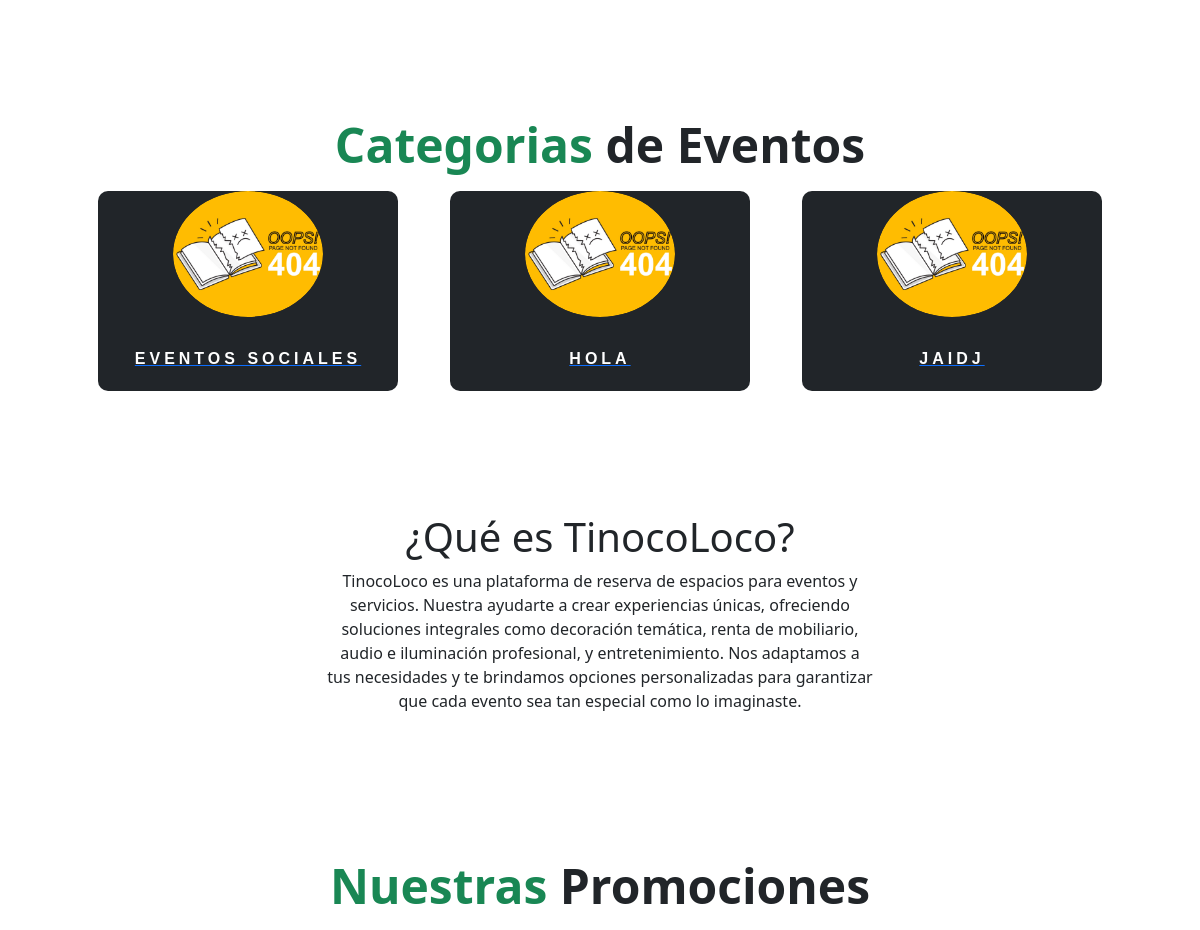
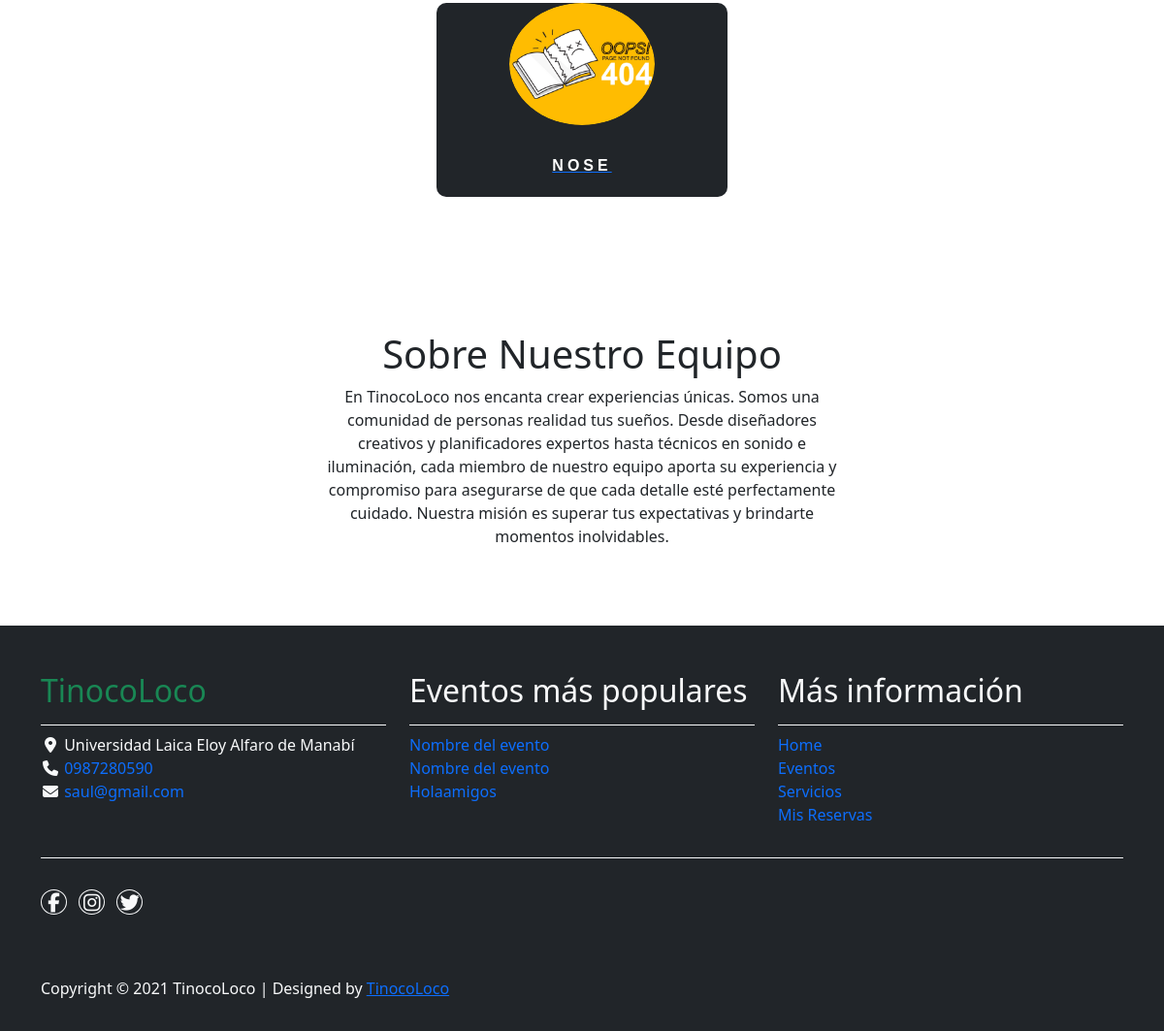
Before: / (lower part) with the older database file (2 pictures, top to bottom).
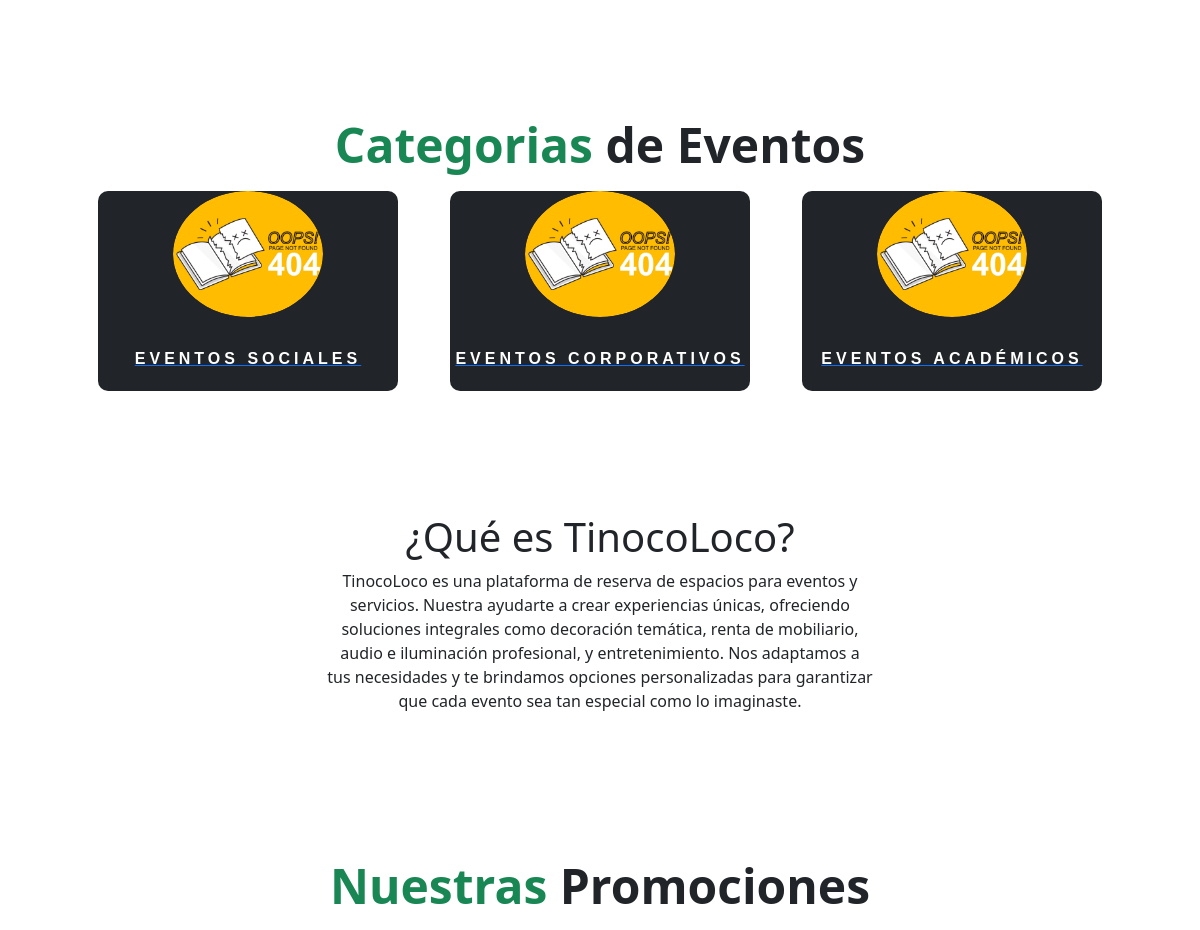
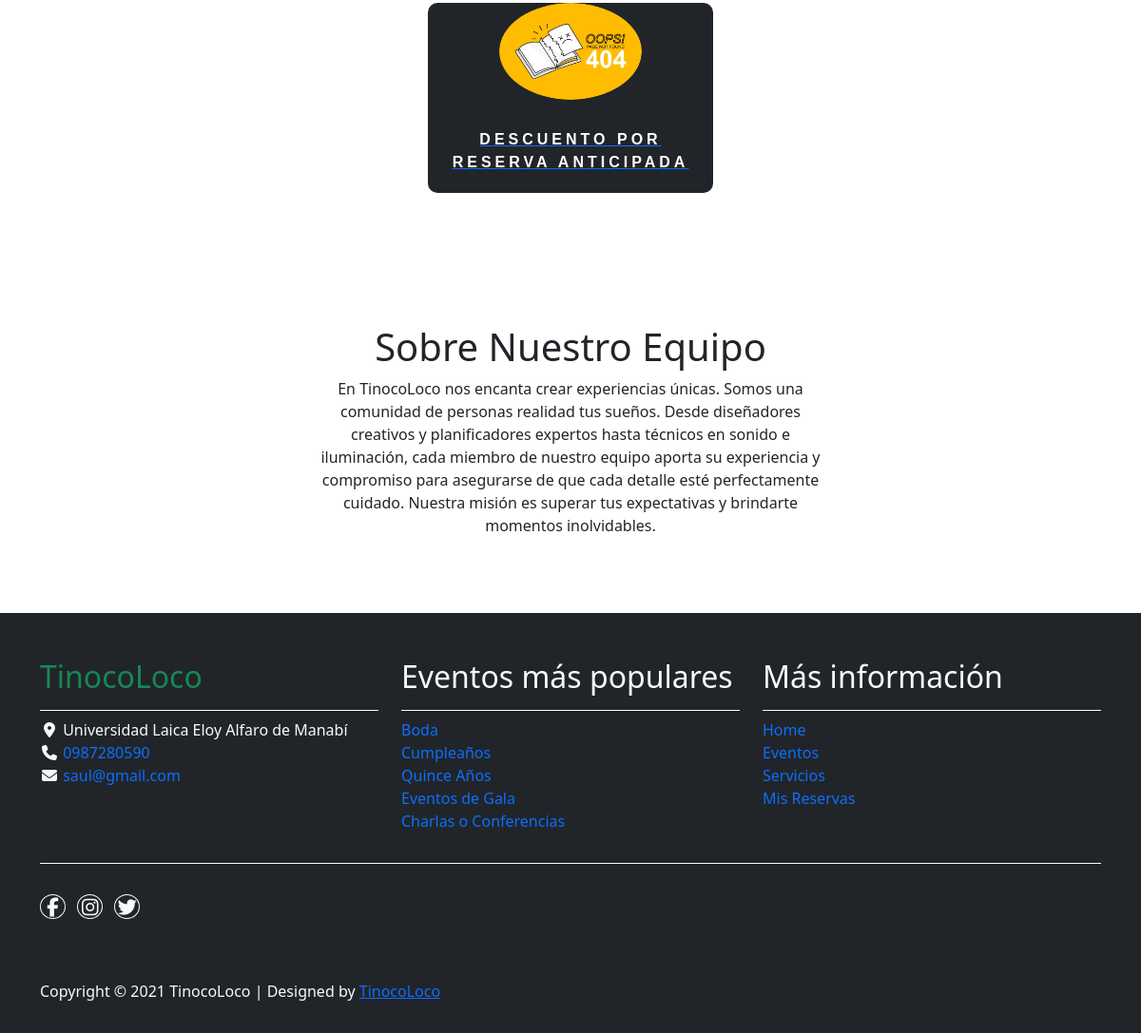
After: the same page with the newer database file (2 pictures, top to bottom).
### eventos/models/tipo_evento.py (models this page shows, shortened)
class TipoEvento(models.Model):
    class Meta:
        verbose_name = "Tipo de Evento"
        verbose_name_plural = "Tipos de Eventos"
    nombre_evento = models.CharField(max_length=100, verbose_name="Nombre del Evento")
    descripcion = models.TextField(verbose_name="Descripción")
    fecha_creacion = models.DateField(auto_now_add=True, verbose_name="Fecha de Creación")
    imagen = CloudinaryField('Foto', blank=True, null=True)

### negocio/models.py (models this page shows, shortened)
class ConfiguracionNegocio(models.Model):
    class Meta:
        verbose_name = "Configuración del Negocio"
        verbose_name_plural = "Configuraciones del Negocio"
    nombre = models.CharField(max_length=100, verbose_name="Nombre")
    logo = CloudinaryField("Logo", blank=True, null=True)
    direccion = models.CharField(max_length=200, verbose_name="Dirección")
    correo = models.EmailField(verbose_name="Correo Electrónico")
    telefono = models.CharField(max_length=15, verbose_name="Teléfono")
    pagina_web = models.URLField(blank=True, null=True, verbose_name="Página Web")
    red_social_facebook = models.URLField(
        blank=True, null=True, verbose_name="Red Social Facebook"
    )
    red_social_x = models.URLField(blank=True, null=True, verbose_name="Red Social X")
    red_social_instagram = models.URLField(
        blank=True, null=True, verbose_name="Red Social Instagram"
    )
    nombre_banco = models.CharField(max_length=50, verbose_name="Nombre del Banco")
    tipo_cuenta = models.CharField(max_length=20, verbose_name="Tipo de Cuenta")
    numero_cuenta = models.CharField(max_length=20, verbose_name="Número de Cuenta")
    objects = ConfiguracionNegocioManager()

### alquileres/models/promocion.py (models this page shows, shortened)
class Promocion(models.Model):
    class Meta:
        verbose_name = "Promoción"
        verbose_name_plural = "Promociones"
    ESTADO_ALQUILER_CHOICES = [
        ("activo", "Activo"),
        ("caducado", "Caducado"),
    ]
    nombre_promocion = models.CharField(
        max_length=100,
        verbose_name="Nombre de la Promoción"
    )
    descripcion_promocion = models.CharField(
        max_length=100,
        verbose_name="Descripción de la Promoción"
    )
    valor_referencial_promo = models.FloatField(
        verbose_name="Valor Referencial de la Promoción"
    )
    tipo_promocion = models.CharField(
        max_length=100,
        verbose_name="Tipo de Promoción"
    )
    porcentaje_promocion = models.IntegerField(
        verbose_name="Porcentaje de Promoción"
    )
    fecha_vigencia = models.DateField(
        verbose_name="Fecha de Vigencia"
    )
    fecha_caducidad = models.DateField(
        verbose_name="Fecha de Caducidad"
    )
    estado_promocion = models.CharField(
        max_length=100,
        choices=ESTADO_ALQUILER_CHOICES,
        default="proximo",
        verbose_name="Estado de la Promoción"
    )

### eventos/models/evento.py (models this page shows, shortened)
class Evento(models.Model):
    class Meta:
        verbose_name = 'Evento'
        verbose_name_plural = 'Eventos'
    nombre = models.CharField(max_length=100, default='Nombre del evento', verbose_name='Nombre')
    descripcion = models.CharField(max_length=500, default='Descripción del evento', verbose_name='Descripción')
    valor_referencial = models.FloatField(default=0.0, verbose_name='Valor Referencial')
    numero_horas_permitidas = models.IntegerField(default=0, verbose_name='Número de Horas Permitidas')
    valor_extra_hora = models.FloatField(default=0.0, verbose_name='Valor Extra por Hora')
    tipo_evento = models.ForeignKey(TipoEvento, on_delete=models.CASCADE, verbose_name='Tipo de Evento')

### core/views.py (the view)
# urls.py: path('', views.index_view, name='home'),
def index_view(request):
    promociones = Promocion.objects.all()[:5]
    tipo_eventos = TipoEvento.objects.all()[:5]
    return render(request, 'core/home.html', {'tipo_eventos': tipo_eventos, 'promociones': promociones})

### core/contex_processors.py (called while the page is built)
def configuracion_negocio_context(request):
    return {"configuracion_negocio": ConfiguracionNegocio.objects.first()}

def eventos_mas_gustados_context(request):
    eventos_mas_gustados = Evento.objects.annotate(
        promedio_calificacion=Avg("calificacion_evento__calificacion")
    ).order_by("-promedio_calificacion")[:5]
    return {"eventos_mas_gustados": eventos_mas_gustados}

### core/templates/core/home.html (shortened to what this page needs)
{% extends 'core/layout/base.html' %}
{% load static %}
{% block content %}
<section class=" py-5 container">
  {% include 'core/components/utils/title.html' with titulo="Categorias" texto=" de Eventos" %}
  <div class="row">
    <div class="" style="display: flex;
                  flex-wrap: wrap;
                  gap: 2em;
                  justify-content: center;
                  align-items: center">
      {% for tipo_evento in tipo_eventos %}
      {% include 'core/components/utils/cardCategory.html' with nombre=tipo_evento.nombre_evento descripcion=tipo_evento.descripcion imagen_url=tipo_evento.imagen.url link_url="eventos:categoria-evento" id_item=tipo_evento.id %}
      {% endfor %}
    </div>
  </div>
</section>
<section class="py-5">
  <div class="container">
    <div class="row text-center pt-3 pb-3">
      <div class="col-lg-6 m-auto">
        <h1 class="h1">¿Qué es {{ configuracion_negocio.nombre }}?</h1>
        <p>
          {{ configuracion_negocio.nombre }} es una plataforma de reserva de espacios para eventos y servicios. Nuestra
          ayudarte a crear experiencias únicas, ofreciendo soluciones integrales como decoración temática, renta de
          mobiliario, audio e iluminación profesional, y entretenimiento. Nos adaptamos a tus necesidades y te brindamos
          opciones personalizadas para garantizar que cada evento sea tan especial como lo imaginaste.
        </p>
      </div>
    </div>
  </div>
</section>
<section class="py-5">
  <div class="container">
    <div class="row text-center pt-3 pb-3">
      {% include 'core/components/utils/title.html' with titulo="Nuestras" texto=" Promociones" %}
      <div class="col-lg-6 m-auto" style="display: flex; justify-content: center; align-items: center;">
        {% for promocion in promociones %}
        {% include 'core/components/utils/cardCategory.html' with nombre=promocion.nombre_promocion descripcion=promocion.descripcion_promocion imagen_url=promocion.imagen.url %}
        {% endfor %}
      </div>
    </div>
  </div>
</section>
<section class="py-5">
  <div class="container">
    <div class="row text-center pt-3 pb-3">
      <div class="col-lg-6 m-auto">
        <h1 class="h1">Sobre Nuestro Equipo</h1>
        <p>
          En {{ configuracion_negocio.nombre }} nos encanta crear experiencias únicas. Somos una comunidad de personas
          realidad tus sueños. Desde diseñadores creativos y planificadores expertos hasta técnicos en sonido e
          iluminación, cada miembro de nuestro equipo aporta su experiencia y compromiso para asegurarse de que cada
          detalle esté perfectamente cuidado. Nuestra misión es superar tus expectativas y brindarte momentos
          inolvidables.
        </p>
      </div>
    </div>
  </div>
</section>
{% endblock %}

### core/templates/core/layout/base.html (shortened to what this page needs)
{% load static %}
<!DOCTYPE html>
<html lang="en">
{% include 'core/components/layout/head.html' %}
<body>
    <div class="" style="min-height: 50vh;">
        {% block content %}
        {% endblock %}
    </div>
    {% include 'core/components/layout/footer.html' %}
</body>
</html>

### core/templates/core/components/layout/head.html (shortened to what this page needs)
{% load static %}
<head>
    <link rel="stylesheet" href="https://lesquel.github.io/staticSaul/css/bootstrap.min.css">
    <link rel="stylesheet" href="https://lesquel.github.io/staticSaul/css/templatemo.css">
    <link rel="stylesheet" href="https://lesquel.github.io/staticSaul/css/custom.css">
    <link rel="stylesheet" href="https://lesquel.github.io/staticSaul/css/fontawesome.min.css">
</head>

### core/templates/core/components/utils/title.html
<h1 class="gradient-text text-success" style="font-size: 3rem; font-weight: bold; text-align: center;">
    {{ titulo }}
    <span class="break-line text-dark">
        {{ texto }}
    </span>
</h1>

### core/templates/core/components/utils/cardCategory.html (shortened to what this page needs)
{% load static %}
<a class="card bg-dark"
   href="{% if link_url %}{% url link_url id_item %}{% else %}#{% endif %}">
    <div class="icon">
        <img width="50"
             height="50"
             src="{% if imagen_url %} {{ imagen_url }} {% else %} {% static 'img/404.jpg' %} {% endif %}"
             alt="Card image cap">
    </div>
    <p class="title">{{ nombre }}</p>
</a>

### core/templates/core/components/layout/footer.html (shortened to what this page needs)
{% load static %}
<footer class="bg-dark" id="tempaltemo_footer">
    <div class="container">
        <div class="row">
            <div class="col-md-4 pt-5">
                <h2 class="h2 text-success border-bottom pb-3 border-light logo">{{ configuracion_negocio.nombre }}</h2>
                <ul class="list-unstyled text-light footer-link-list">
                    <li>
                        <i class="fas fa-map-marker-alt fa-fw"></i>
                        {{ configuracion_negocio.direccion }}
                    </li>
                    <li>
                        <i class="fa fa-phone fa-fw"></i>
                        <a class="text-decoration-none" href="tel:{{ configuracion_negocio.telefono }}">{{ configuracion_negocio.telefono }}</a>
                    </li>
                    <li>
                        <i class="fa fa-envelope fa-fw"></i>
                        <a class="text-decoration-none" href="mailto:{{ configuracion_negocio.correo }}">{{ configuracion_negocio.correo }}</a>
                    </li>
                </ul>
            </div>
            <div class="col-md-4 pt-5">
                <h2 class="h2 text-light border-bottom pb-3 border-light">Eventos más populares</h2>
                <ul class="list-unstyled text-light footer-link-list">
                    {% for evento in eventos_mas_gustados %}
                        <li>
                            <a class="text-decoration-none" href="{% url 'eventos:evento_detalle' evento.id %}">{{ evento.nombre }}</a>
                        </li>
                    {% endfor %}
                </ul>
            </div>
            <div class="col-md-4 pt-5">
                <h2 class="h2 text-light border-bottom pb-3 border-light">Más información</h2>
                <ul class="list-unstyled text-light footer-link-list">
                    <li>
                        <a class="text-decoration-none" href="{% url 'core:home' %}">Home</a>
                    </li>
                    <li>
                        <a class="text-decoration-none" href="{% url 'eventos:eventos' %}">Eventos</a>
                    </li>
                    <li>
                        <a class="text-decoration-none" href="{% url 'servicios:servicios' %}">Servicios</a>
                    </li>
                    <li>
                        <a class="text-decoration-none" href="{% url 'alquileres:alquileres' %}">
                            {% if request.user.is_superuser %}
                                Reservas de eventos
                            {% else %}
                                Mis Reservas
                            {% endif %}
                        </a>
                    </li>
                </ul>
            </div>
        </div>
        <div class="row text-light mb-4">
            <div class="col-12 mb-3">
                <div class="w-100 my-3 border-top border-light"></div>
            </div>
            <div class="col-auto me-auto">
                <ul class="list-inline text-left footer-icons">
                    <li class="list-inline-item border border-light rounded-circle text-center">
                        <a class="text-light text-decoration-none"
                           target="_blank"
                           href="{% if configuracion_negocio.red_social_facebook %}{{ configuracion_negocio.red_social_facebook }}{% else %}# {% endif %}">
                            <i class="fab fa-facebook-f fa-lg fa-fw"></i>
                        </a>
                    </li>
                    <li class="list-inline-item border border-light rounded-circle text-center">
                        <a class="text-light text-decoration-none"
                           target="_blank"
                           href="{% if configuracion_negocio.red_social_instagram %}{{ configuracion_negocio.red_social_instagram }}{% else %}# {% endif %}">
                            <i class="fab fa-instagram fa-lg fa-fw"></i>
                        </a>
                    </li>
                    <li class="list-inline-item border border-light rounded-circle text-center">
                        <a class="text-light text-decoration-none"
                           target="_blank"
                           href="{% if configuracion_negocio.red_social_x %}{{ configuracion_negocio.red_social_x }}{% else %}# {% endif %}">
                            <i class="fab fa-twitter fa-lg fa-fw"></i>
                        </a>
                    </li>
                </ul>
            </div>
        </div>
    </div>
    <div class="w-100 bg-black py-3">
        <div class="container">
            <div class="row pt-2">
                <div class="col-12">
                    <p class="text-left text-light">
                        Copyright &copy; 2021 {{ configuracion_negocio.nombre }}
                        | Designed by <a rel="sponsored" href="https://templatemo.com" target="_blank">{{ configuracion_negocio.nombre }}</a>
                    </p>
                </div>
            </div>
        </div>
    </div>
</footer>

### core/templates/core/components/utils/cardCategory.html (style rules this page uses)
.card { width: 100%; max-width: 300px; min-width: 200px; height: 200px; margin: 10px; border-radius: 10px; font-size: 16px; transition: all 0.3s ease; position: relative; display: flex; justify-content: center; align-items: center; flex-direction: column; cursor: pointer; font-family: 'Poppins', sans-serif; background: transparent; border: none; box-shadow: none; }
.icon { margin: 0 auto; width: 150px; height: 150px; border-radius: 50%; display: flex; justify-content: center; align-items: center; overflow: hidden; background: none; }
.icon img { width: 100%; height: 100%; object-fit: cover; border-radius: 50%; }
.card .title { width: 100%; margin: 0; text-align: center; margin-top: 30px; color: white; font-weight: 600; text-transform: uppercase; letter-spacing: 4px; }

Changed rows visible on the page:
removed Evento: nombre "Nombre del evento"
removed Evento: nombre "Nombre del evento"
removed Evento: nombre "Holaamigos"
changed TipoEvento: nombre_evento "HOLA" → "EVENTOS CORPORATIVOS"
changed TipoEvento: nombre_evento "JAIDJ" → "EVENTOS ACADÉMICOS"
changed Promocion: nombre_promocion "NOSE" → "DESCUENTO POR RESERVA ANTICIPADA"
added Evento: nombre "Boda"
added Evento: nombre "Cumpleaños"
added Evento: nombre "Quince Años"
added Evento: nombre "Eventos de Gala"
added Evento: nombre "Charlas o Conferencias"
